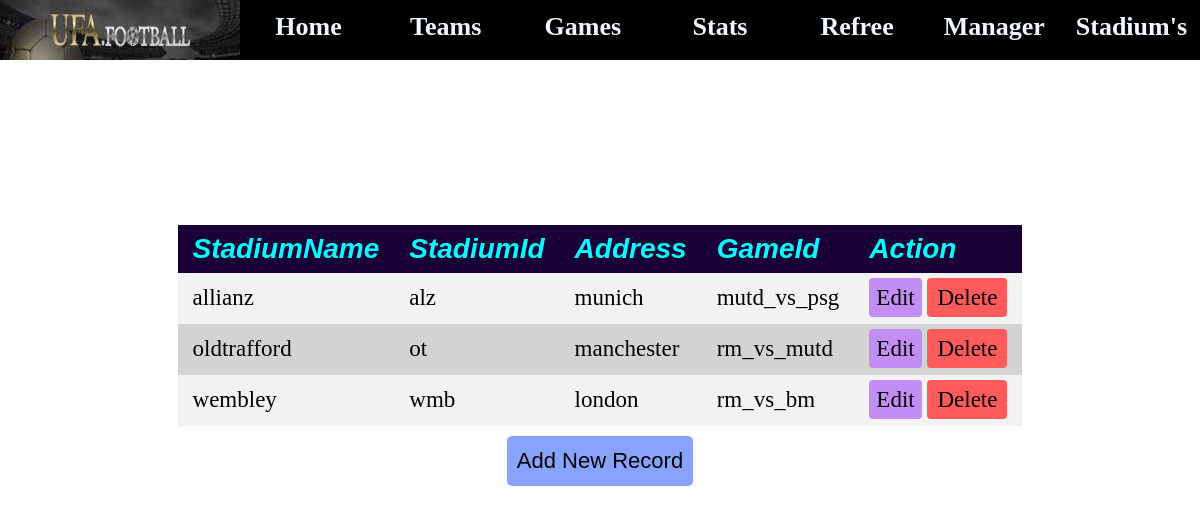
/stadium/stad.php, run on the app's committed database.
### tables this page shows
CREATE TABLE `stadium` (
  `s_name` varchar(30) DEFAULT NULL,
  `s_id` varchar(30) NOT NULL,
  `address` varchar(30) DEFAULT NULL,
  `game_id` varchar(20) DEFAULT NULL
);

### stadium/stad.php (the view, shortened to what this page needs)
<?php
include_once('../db.php');
?>
<!DOCTYPE html>
<html>
<head>
    <link rel="stylesheet" type="text/css" href="../style.css">
    <link rel="stylesheet" type="text/css" href="../navbar.css">
</head>
<body>
    <main>
        <nav class="navbar">
            <div class="img_div">
            </div>
            <div class="ls_div">
                <a href="../index.php" class="links">
                    <div>Home</div>
                </a>
                <a href="../teams/team.php" class="links">
                    <div>Teams</div>
                </a>
                <a href="../game/games.php" class="links">
                    <div>Games</div>
                </a>
                <a href="../players/stats.php" class="links">
                    <div>Stats</div>
                </a>
                <a href="../Refree/refree.php" class="links">
                    <div>Refree</div>
                </a>
                <a href="../manager/mangr.php" class="links">
                    <div>Manager</div>
                </a>
                <a href="./stad.php" class="links">
                    <div>Stadium's</div>
                </a>
            </div>
        </nav>
        <div class="container">
            <table>
                <tr>
                    <th>
                        StadiumName
                    </th>
                    <th>
                        StadiumId
                    </th>
                    <th>
                        Address
                    </th>
                    <th>
                        GameId
                    </th>
                    <th>
                        Action
                    </th>
                </tr>
                <?php
                $res = $conn->query("select * from stadium;");
                while ($row = $res->fetch_object()) {
                    echo "
        <tr>
        <td>
        " . $row->s_name . "
        </td>
        <td>
        " . $row->s_id . "
        </td>
        <td>
        " . $row->address . "
        </td>
        <td>
        " . $row->game_id . "
        </td>
        <td>
        <a class=\"edit\" href=\"upd_frm.php?edit=$row->s_id\">Edit</a>
        <a class=\"delete\" href=\"stad_crt.php?delete=$row->s_id\">Delete</a>
        </td>
        </tr>";
                } ?>
            </table>
            <div><button class="new_btn"><a href="crt_frm.php">Add New Record</a></button></div>
        </div>
    </main>
</body>
</html>

### style.css (style rules this page uses)
* { margin: 0; padding: 0; }
body { background-image: url(./images/football.jpg); min-height: 100vh; background-size: 100% 100%; background-position: center; }
main { display: flex; flex-direction: column; width: 100%; height: 100%; }
.container { height: calc(100vh - 80px); display: grid; align-content: center; justify-content: center; }
table { border-collapse: collapse; height: fit-content; width: fit-content; text-align: center; }
th, td { text-align: left; padding: 8px 15px; font-size: 23px; }
th { background-color: rgb(25, 0, 54); color: aqua; font-size: 28px; font-style: italic; font-family: "Franklin Gothic Medium", "Arial Narrow", Arial, sans-serif; }
td { height: 35px; }
tr:nth-child(even) { background-color: #f2f2f2; }
tr:nth-child(odd) { background-color: lightgrey; }

### navbar.css (style rules this page uses)
* { padding: 0; margin: 0; }
.navbar { display: grid; grid-template-columns: 20% 80%; height: 60px; width: 100%; background-color: rgb(0, 0, 0); color: aliceblue; position: fixed; z-index: 1; }
.img_div { background-image: url(./images/logo.jpeg); background-size: 100% 100%; background-position: center; }
.ls_div { display: grid; grid-template-columns: repeat(7, 1fr); }
.links { text-align: center; font-size: 26px; font-weight: bold; font-family: "Times New Roman", Times, serif; padding-top: 12px; cursor: pointer; }
a, a:hover, a:focus, a:active { text-decoration: none; color: inherit; }
.edit { padding: 7px; background-color: rgb(195, 141, 246); border-radius: 4px; }
.delete { padding: 7px 10px; background-color: rgb(255, 91, 91); border-radius: 4px; }
.new_btn { height: 50px; border-radius: 5px; font-size: 22px; margin: 10px; display: block; margin-left: auto; margin-right: auto; padding: 5px 10px; background-color: rgb(135, 163, 255); border: none; cursor: pointer; }

### data on the page
stadium: s_name "allianz", s_id "alz", address "munich", game "mutd_vs_psg"
stadium: s_name "oldtrafford", s_id "ot", address "manchester", game "rm_vs_mutd"
stadium: s_name "wembley", s_id "wmb", address "london", game "rm_vs_bm"
